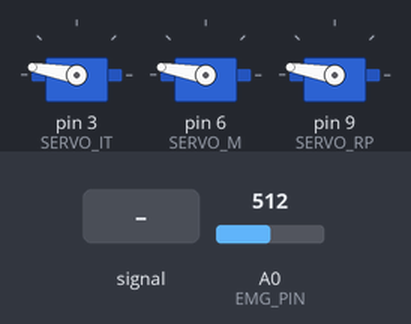
This sketch was run on a simulated Arduino Uno, built with avr-gcc and run on an emulated ATmega328P. Parts: 3 × servo. The test bench sets the inputs (shaded band); at power-on: A0 (EMG_PIN) = 512. What the sketch prints to the serial monitor is not drawn.

Above: at 1.2 s.
1.3 s: A0 (EMG_PIN) fed a 200 Hz sine of ±460 counts around its level
4.3 s: A0 (EMG_PIN) set to 716
At 5.3 s:
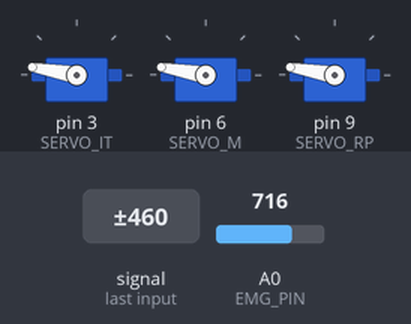
5.8 s: A0 (EMG_PIN) set to 262
7.3 s: A0 (EMG_PIN) set to 234
At 8.5 s:
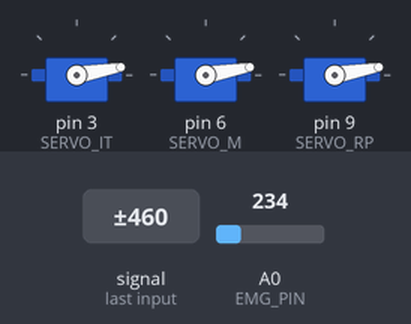
8.8 s: A0 (EMG_PIN) set to 260
At 9.6 s:
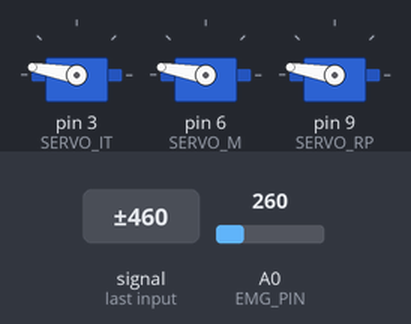
Timing chart, 0 to 11.3 s (numbered marks = the images above; inputs shaded):
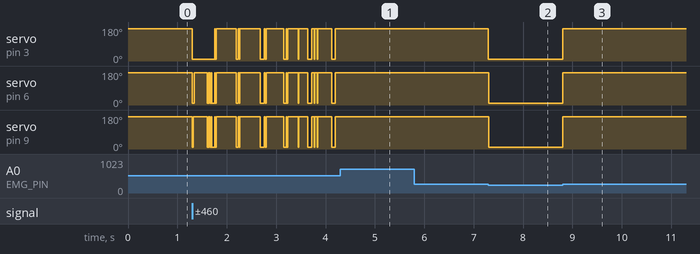

The sketch:

MyoWare_-_EMG_Sensor.ino
```cpp
//Default library for servo motor.
#include <Servo.h>

//Threshold for servo motor control with muscle sensor.
#define THRESHOLD 250

//Analog pin 0 is assign to EMG sensor.
#define EMG_PIN 0

//PWM pins are assign to servo motor.
#define SERVO_IT 3
#define SERVO_M 6
#define SERVO_RP 9

//Defined servo motor.
Servo SERVO_1;
Servo SERVO_2;
Servo SERVO_3;

void setup() {
    //Baud Rate set to 115200.
    Serial.begin(115200);

    SERVO_1.attach(SERVO_IT); //Set servo motor to digital pin 3
    SERVO_2.attach(SERVO_M); //Set servo motor to digital pin 6
    SERVO_3.attach(SERVO_RP); //Set servo motor to digital pin 9

}


void loop(){
  //The "value" variable reads the value taken from the analog pin to which sensor is connected.
  int value = analogRead(EMG_PIN);

  //If the sensor value is greater than the THRESHOLD, the servo will rotate to X number of degree.
  if(value > THRESHOLD){

    SERVO_1.write(170); //Index and Thumb Finger
    SERVO_2.write(170); //Middle Finger
    SERVO_3.write(170);//Ring and Pinky Finger

   }

   //If the sensor value is less than the THRESHOLD, the servo will rotate to X number of degree.
   else{

      SERVO_1.write(10); //Index and Thumb Finger
      SERVO_2.write(10);//Middle Finger
      SERVO_3.write(10);//Ring and Pinky Finger

    }
    //can use serial monitor to set THRESHOLD value.
    Serial.println(value);
}
```

Measured:
- the behaviour switches between 251 and 250 on A0 (EMG_PIN) (found by bisection; images 1 and 2)
- after the input at 4.3 s, servo on pin 3 (SERVO_IT), servo on pin 6 (SERVO_M), servo on pin 9 (SERVO_RP): stops changing and stays 170°
- after the input at 7.3 s, servo on pin 3 (SERVO_IT), servo on pin 6 (SERVO_M), servo on pin 9 (SERVO_RP): 170° → 10° at once
- after the input at 8.8 s, servo on pin 3 (SERVO_IT), servo on pin 6 (SERVO_M), servo on pin 9 (SERVO_RP): 10° → 170° at once
